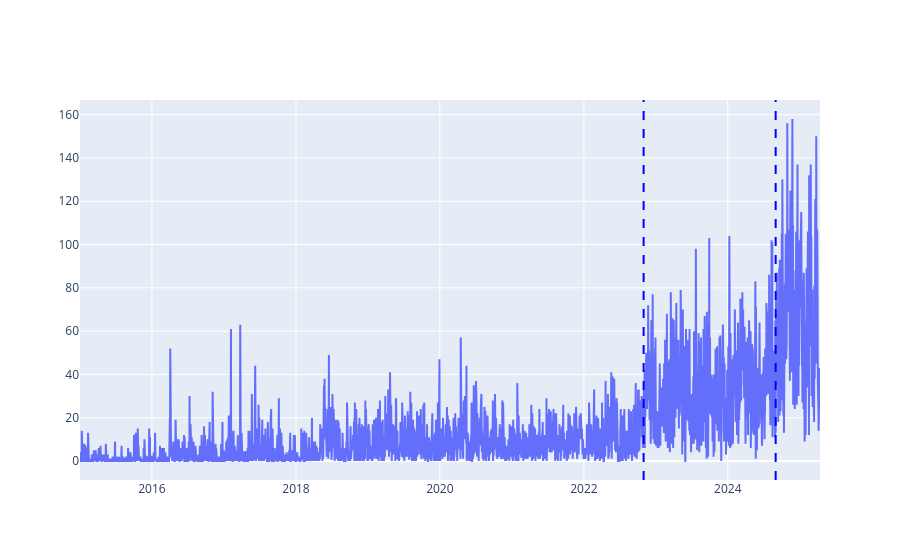

Notebook cell for this chart:
### Code cell
# Plot 1: Tweet-Aktivität
fig1 = go.Figure()
fig1.add_trace(go.Scatter(x=final_daily_df["date"], y=final_daily_df['tweet_count'], mode='lines', name='Tweet Count'))

# Apply change point detection for tweet activity
tweet_activity_data = final_daily_df["tweet_count"].fillna(0).values.reshape(-1, 1)

# Use ruptures for change point detection
model = rpt.Binseg(model="l2")  # Binary segmentation with l2 norm
n_bkps = 2  # Number of breakpoints to detect
breakpoints = model.fit_predict(tweet_activity_data, n_bkps=n_bkps)

# Add vertical lines for detected breakpoints
for bkp in breakpoints[:-1]:  # Exclude the last breakpoint (end of data)
    fig1.add_vline(x=final_daily_df["date"].iloc[bkp], line=dict(color="blue", dash="dash"), name="Breakpoint")

#print breakpoints
print("Detected breakpoints for tweet activity:", breakpoints)
print("Breakpoints as dates:", final_daily_df['date'].iloc[breakpoints[:-1]].tolist())

fig1.show()

### Figure 1 — Plotly figure (JSON) as saved in the notebook; plotly's stock layout.template omitted (floating-point values rounded to 4 significant figures; data arrays with more than 128 entries replaced by an {"elided": "..."} marker saying what was removed)
{"data": [{"mode": "lines", "name": "Tweet Count", "type": "scatter", "x": {"elided": "3756 str values"}, "y": {"elided": "3756 int values"}}], "layout": {"shapes": [{"line": {"color": "blue", "dash": "dash"}, "name": "Breakpoint", "type": "line", "x0": "2022-10-31T00:00:00", "x1": "2022-10-31T00:00:00", "xref": "x", "y0": 0, "y1": 1, "yref": "y domain"}, {"line": {"color": "blue", "dash": "dash"}, "name": "Breakpoint", "type": "line", "x0": "2024-08-31T00:00:00", "x1": "2024-08-31T00:00:00", "xref": "x", "y0": 0, "y1": 1, "yref": "y domain"}]}}
